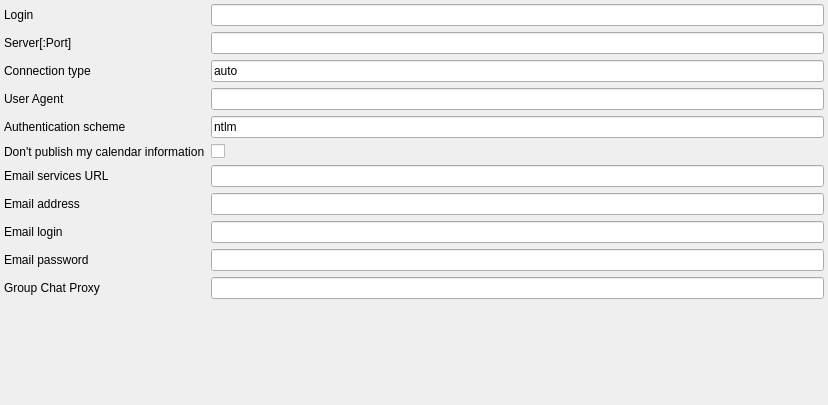
<?xml version="1.0" encoding="UTF-8"?>
<ui version="4.0">
 <class>SipeAdvancedSettingsWidget</class>
 <widget class="QWidget" name="SipeAdvancedSettingsWidget">
  <property name="geometry">
   <rect>
    <x>0</x>
    <y>0</y>
    <width>828</width>
    <height>405</height>
   </rect>
  </property>
  <property name="windowTitle">
   <string>Advanced Options</string>
  </property>
  <layout class="QVBoxLayout" name="verticalLayout_4">
   <property name="margin">
    <number>4</number>
   </property>
   <item>
    <layout class="QFormLayout" name="formLayout">
     <property name="sizeConstraint">
      <enum>QLayout::SetMinimumSize</enum>
     </property>
     <property name="fieldGrowthPolicy">
      <enum>QFormLayout::AllNonFixedFieldsGrow</enum>
     </property>
     <item row="0" column="0">
      <widget class="QLabel" name="loginLabel">
       <property name="text">
        <string>Login</string>
       </property>
      </widget>
     </item>
     <item row="0" column="1">
      <widget class="KLineEdit" name="loginLineEdit"/>
     </item>
     <item row="1" column="1">
      <widget class="KLineEdit" name="serverLineEdit"/>
     </item>
     <item row="2" column="0">
      <widget class="QLabel" name="transportLabel">
       <property name="text">
        <string>Connection type</string>
       </property>
      </widget>
     </item>
     <item row="2" column="1">
      <widget class="KLineEdit" name="transportLineEdit">
       <property name="text">
        <string>auto</string>
       </property>
      </widget>
     </item>
     <item row="3" column="0">
      <widget class="QLabel" name="useragentLabel">
       <property name="text">
        <string>User Agent</string>
       </property>
      </widget>
     </item>
     <item row="3" column="1">
      <widget class="KLineEdit" name="useragentLineEdit"/>
     </item>
     <item row="4" column="0">
      <widget class="QLabel" name="authenticationLabel">
       <property name="text">
        <string>Authentication scheme</string>
       </property>
      </widget>
     </item>
     <item row="4" column="1">
      <widget class="KLineEdit" name="authenticationLineEdit">
       <property name="text">
        <string>ntlm</string>
       </property>
      </widget>
     </item>
     <item row="5" column="0">
      <widget class="QLabel" name="dontpublishLabel">
       <property name="text">
        <string>Don't publish my calendar information</string>
       </property>
      </widget>
     </item>
     <item row="5" column="1">
      <widget class="QCheckBox" name="dontpublishCheckBox"/>
     </item>
     <item row="6" column="0">
      <widget class="QLabel" name="emailurlLabel">
       <property name="text">
        <string>Email services URL</string>
       </property>
      </widget>
     </item>
     <item row="6" column="1">
      <widget class="KLineEdit" name="emailurlLineEdit"/>
     </item>
     <item row="7" column="0">
      <widget class="QLabel" name="emailLabel">
       <property name="text">
        <string>Email address</string>
       </property>
      </widget>
     </item>
     <item row="7" column="1">
      <widget class="KLineEdit" name="emailLineEdit"/>
     </item>
     <item row="8" column="0">
      <widget class="QLabel" name="emailloginLabel">
       <property name="text">
        <string>Email login</string>
       </property>
      </widget>
     </item>
     <item row="8" column="1">
      <widget class="KLineEdit" name="emailloginLineEdit"/>
     </item>
     <item row="9" column="0">
      <widget class="QLabel" name="emailpasswordLabel">
       <property name="text">
        <string>Email password</string>
       </property>
      </widget>
     </item>
     <item row="10" column="0">
      <widget class="QLabel" name="groupchatuserLabel">
       <property name="text">
        <string>Group Chat Proxy</string>
       </property>
      </widget>
     </item>
     <item row="10" column="1">
      <widget class="KLineEdit" name="groupchatuserLineEdit"/>
     </item>
     <item row="9" column="1">
      <widget class="KLineEdit" name="emailpasswordLineEdit">
       <property name="passwordMode">
        <bool>true</bool>
       </property>
      </widget>
     </item>
     <item row="1" column="0">
      <widget class="QLabel" name="serverLabel">
       <property name="text">
        <string>Server[:Port]</string>
       </property>
      </widget>
     </item>
    </layout>
   </item>
  </layout>
 </widget>
 <customwidgets>
  <customwidget>
   <class>KLineEdit</class>
   <extends>QLineEdit</extends>
   <header>klineedit.h</header>
  </customwidget>
 </customwidgets>
 <resources/>
 <connections/>
</ui>
